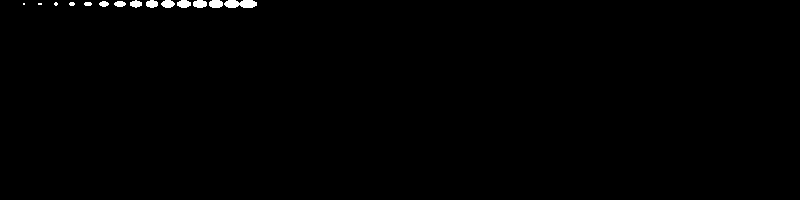
Frame 1 (no input)
Frame 60 (the mouse pressed at the canvas centre just before this capture): identical to frame 1, image omitted
Frame 120 (the mouse held since frame 60 and released just before this capture): identical to frame 1, image omitted

The Processing sketch that drew this single still picture (run headless with seeded random() and noise(); from frame 60 on, the mouse is pressed at the canvas centre):

// Processing sketch: TixyChar
// ── TixyChar.pde
int chars[] = {
  0, 0, 0, 0,
  0, 0, 0, 1,
  0, 0, 0, 3,
  0, 0, 1, 3,
  0, 0, 3, 7,
  0, 0, 7, 15,
  0, 3, 15, 31,
  0, 7, 31, 63,
  1, 15, 63, 63,
  3, 31, 63, 63,
  7, 31, 63, 127,
  7, 31, 127, 127,
  7, 63, 127, 127,
  15, 63, 127, 127,
  15, 63, 127, 255,
  31, 127, 255, 255
};

void setup() {
  size(800, 200);
  noSmooth();
  background(0);
  //scale(2, 4);

  //kan ook met rotate en/of scale(flip) dit doen
  for (int i=0; i<chars.length; i++) {

    drawByte((i/4)*16+8, i%4, chars[i]);
    drawByte((i/4)*16, i%4, flipBits(chars[i]));

    if (i%4<3) {
      drawByte((i/4)*16+8, 6+((4-i)%4), chars[i]);
      drawByte((i/4)*16, 6+((4-i)%4), flipBits(chars[i]));
    }
  }
 
  get(0,0,16*16,8).save("tixy-dots.png");
}

void draw() {
}

byte flipBits(int b) {
  byte result = 0;
  for (int i = 0; i < 8; i++) {
    result |= ((b >> i) & 1) << (7 - i);
  }
  return result;
}


void drawByte(int x, int y, int b) {
  for (int q=0; q<8; q++) {
    color c = (b & (1<<q)) != 0 ? color(255) : color(0);
    stroke(c);
    rect(x+q, y, 1, 1);
  }
}
